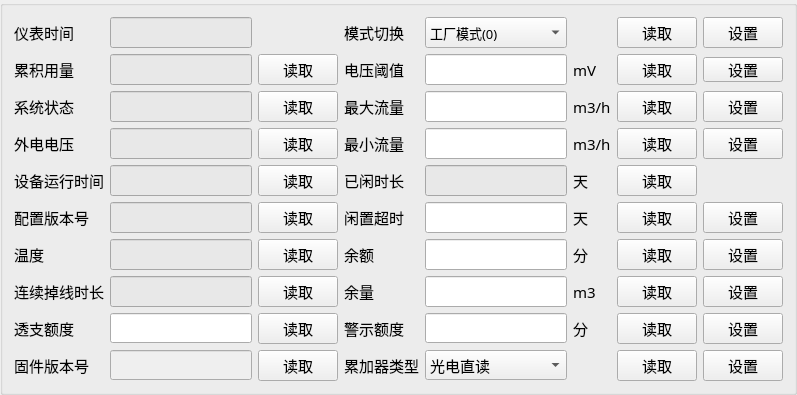
       <widget class="QGroupBox" name="groupBox_3">
        <property name="enabled">
         <bool>true</bool>
        </property>
        <property name="sizePolicy">
         <sizepolicy hsizetype="Expanding" vsizetype="Expanding">
          <horstretch>0</horstretch>
          <verstretch>0</verstretch>
         </sizepolicy>
        </property>
        <property name="font">
         <font>
          <family>Agency FB</family>
          <pointsize>11</pointsize>
         </font>
        </property>
        <property name="title">
         <string/>
        </property>
        <layout class="QGridLayout" name="gridLayout_7">
         <item row="2" column="0">
          <widget class="QLabel" name="label_14">
           <property name="sizePolicy">
            <sizepolicy hsizetype="Expanding" vsizetype="Expanding">
             <horstretch>0</horstretch>
             <verstretch>0</verstretch>
            </sizepolicy>
           </property>
           <property name="text">
            <string>系统状态</string>
           </property>
          </widget>
         </item>
         <item row="1" column="7">
          <widget class="QPushButton" name="BtnVth">
           <property name="sizePolicy">
            <sizepolicy hsizetype="Expanding" vsizetype="Expanding">
             <horstretch>0</horstretch>
             <verstretch>0</verstretch>
            </sizepolicy>
           </property>
           <property name="minimumSize">
            <size>
             <width>0</width>
             <height>0</height>
            </size>
           </property>
           <property name="maximumSize">
            <size>
             <width>100</width>
             <height>25</height>
            </size>
           </property>
           <property name="text">
            <string>设置</string>
           </property>
          </widget>
         </item>
         <item row="2" column="3">
          <widget class="QLabel" name="label_18">
           <property name="sizePolicy">
            <sizepolicy hsizetype="Expanding" vsizetype="Expanding">
             <horstretch>0</horstretch>
             <verstretch>0</verstretch>
            </sizepolicy>
           </property>
           <property name="text">
            <string>最大流量</string>
           </property>
          </widget>
         </item>
         <item row="2" column="4">
          <widget class="QLineEdit" name="MAX_FLOW_LE">
           <property name="sizePolicy">
            <sizepolicy hsizetype="Expanding" vsizetype="Expanding">
             <horstretch>0</horstretch>
             <verstretch>0</verstretch>
            </sizepolicy>
           </property>
          </widget>
         </item>
         <item row="2" column="1">
          <widget class="QLineEdit" name="SYS_ST_LE">
           <property name="sizePolicy">
            <sizepolicy hsizetype="Expanding" vsizetype="Expanding">
             <horstretch>0</horstretch>
             <verstretch>0</verstretch>
            </sizepolicy>
           </property>
           <property name="minimumSize">
            <size>
             <width>0</width>
             <height>0</height>
            </size>
           </property>
           <property name="styleSheet">
            <string notr="true">background-color: rgb(232, 232, 232);</string>
           </property>
           <property name="readOnly">
            <bool>true</bool>
           </property>
          </widget>
         </item>
         <item row="2" column="7">
          <widget class="QPushButton" name="MaxFlowBTN">
           <property name="sizePolicy">
            <sizepolicy hsizetype="Expanding" vsizetype="Expanding">
             <horstretch>0</horstretch>
             <verstretch>0</verstretch>
            </sizepolicy>
           </property>
           <property name="text">
            <string>设置</string>
           </property>
          </widget>
         </item>
         <item row="2" column="5">
          <widget class="QLabel" name="label_24">
           <property name="sizePolicy">
            <sizepolicy hsizetype="Expanding" vsizetype="Expanding">
             <horstretch>0</horstretch>
             <verstretch>0</verstretch>
            </sizepolicy>
           </property>
           <property name="text">
            <string>m3/h</string>
           </property>
          </widget>
         </item>
         <item row="3" column="0">
          <widget class="QLabel" name="label_5">
           <property name="sizePolicy">
            <sizepolicy hsizetype="Expanding" vsizetype="Expanding">
             <horstretch>0</horstretch>
             <verstretch>0</verstretch>
            </sizepolicy>
           </property>
           <property name="text">
            <string>外电电压</string>
           </property>
          </widget>
         </item>
         <item row="3" column="1">
          <widget class="QLineEdit" name="lineEV">
           <property name="sizePolicy">
            <sizepolicy hsizetype="Expanding" vsizetype="Expanding">
             <horstretch>0</horstretch>
             <verstretch>0</verstretch>
            </sizepolicy>
           </property>
           <property name="maximumSize">
            <size>
             <width>16777215</width>
             <height>16777215</height>
            </size>
           </property>
           <property name="styleSheet">
            <string notr="true">background-color: rgb(232, 232, 232);</string>
           </property>
           <property name="readOnly">
            <bool>true</bool>
           </property>
          </widget>
         </item>
         <item row="1" column="0">
          <widget class="QLabel" name="label_23">
           <property name="sizePolicy">
            <sizepolicy hsizetype="Expanding" vsizetype="Expanding">
             <horstretch>0</horstretch>
             <verstretch>0</verstretch>
            </sizepolicy>
           </property>
           <property name="text">
            <string>累积用量</string>
           </property>
          </widget>
         </item>
         <item row="1" column="3">
          <widget class="QLabel" name="label_4">
           <property name="text">
            <string>电压阈值</string>
           </property>
          </widget>
         </item>
         <item row="1" column="1">
          <widget class="QLineEdit" name="AllFlowLE">
           <property name="sizePolicy">
            <sizepolicy hsizetype="Expanding" vsizetype="Expanding">
             <horstretch>0</horstretch>
             <verstretch>0</verstretch>
            </sizepolicy>
           </property>
           <property name="styleSheet">
            <string notr="true">background-color: rgb(232, 232, 232);</string>
           </property>
          </widget>
         </item>
         <item row="1" column="5">
          <widget class="QLabel" name="label_3">
           <property name="sizePolicy">
            <sizepolicy hsizetype="Expanding" vsizetype="Expanding">
             <horstretch>0</horstretch>
             <verstretch>0</verstretch>
            </sizepolicy>
           </property>
           <property name="text">
            <string>mV</string>
           </property>
          </widget>
         </item>
         <item row="1" column="4">
          <widget class="QLineEdit" name="lineEVTh">
           <property name="sizePolicy">
            <sizepolicy hsizetype="Expanding" vsizetype="Expanding">
             <horstretch>0</horstretch>
             <verstretch>0</verstretch>
            </sizepolicy>
           </property>
          </widget>
         </item>
         <item row="3" column="3">
          <widget class="QLabel" name="label_20">
           <property name="sizePolicy">
            <sizepolicy hsizetype="Expanding" vsizetype="Expanding">
             <horstretch>0</horstretch>
             <verstretch>0</verstretch>
            </sizepolicy>
           </property>
           <property name="text">
            <string>最小流量</string>
           </property>
          </widget>
         </item>
         <item row="3" column="4">
          <widget class="QLineEdit" name="Min_Flow_LE">
           <property name="sizePolicy">
            <sizepolicy hsizetype="Expanding" vsizetype="Expanding">
             <horstretch>0</horstretch>
             <verstretch>0</verstretch>
            </sizepolicy>
           </property>
          </widget>
         </item>
         <item row="4" column="0">
          <widget class="QLabel" name="label_19">
           <property name="sizePolicy">
            <sizepolicy hsizetype="Expanding" vsizetype="Expanding">
             <horstretch>0</horstretch>
             <verstretch>0</verstretch>
            </sizepolicy>
           </property>
           <property name="text">
            <string>设备运行时间</string>
           </property>
          </widget>
         </item>
         <item row="3" column="7">
          <widget class="QPushButton" name="MinFlow_BTN">
           <property name="sizePolicy">
            <sizepolicy hsizetype="Expanding" vsizetype="Expanding">
             <horstretch>0</horstretch>
             <verstretch>0</verstretch>
            </sizepolicy>
           </property>
           <property name="text">
            <string>设置</string>
           </property>
          </widget>
         </item>
         <item row="3" column="5">
          <widget class="QLabel" name="label_25">
           <property name="sizePolicy">
            <sizepolicy hsizetype="Expanding" vsizetype="Expanding">
             <horstretch>0</horstretch>
             <verstretch>0</verstretch>
            </sizepolicy>
           </property>
           <property name="text">
            <string>m3/h</string>
           </property>
          </widget>
         </item>
         <item row="4" column="1">
          <widget class="QLineEdit" name="WorkingT_LE">
           <property name="sizePolicy">
            <sizepolicy hsizetype="Expanding" vsizetype="Expanding">
             <horstretch>0</horstretch>
             <verstretch>0</verstretch>
            </sizepolicy>
           </property>
           <property name="styleSheet">
            <string notr="true">background-color: rgb(232, 232, 232);</string>
           </property>
           <property name="readOnly">
            <bool>true</bool>
           </property>
          </widget>
         </item>
         <item row="4" column="3">
          <widget class="QLabel" name="label_35">
           <property name="sizePolicy">
            <sizepolicy hsizetype="Expanding" vsizetype="Expanding">
             <horstretch>0</horstretch>
             <verstretch>0</verstretch>
            </sizepolicy>
           </property>
           <property name="text">
            <string>已闲时长</string>
           </property>
          </widget>
         </item>
         <item row="5" column="0">
          <widget class="QLabel" name="label_17">
           <property name="sizePolicy">
            <sizepolicy hsizetype="Expanding" vsizetype="Expanding">
             <horstretch>0</horstretch>
             <verstretch>0</verstretch>
            </sizepolicy>
           </property>
           <property name="text">
            <string>配置版本号</string>
           </property>
          </widget>
         </item>
         <item row="4" column="4">
          <widget class="QLineEdit" name="IdledTs_LE">
           <property name="sizePolicy">
            <sizepolicy hsizetype="Expanding" vsizetype="Expanding">
             <horstretch>0</horstretch>
             <verstretch>0</verstretch>
            </sizepolicy>
           </property>
           <property name="styleSheet">
            <string notr="true">background-color: rgb(232, 232, 232);</string>
           </property>
           <property name="readOnly">
            <bool>true</bool>
           </property>
          </widget>
         </item>
         <item row="4" column="5">
          <widget class="QLabel" name="label_38">
           <property name="sizePolicy">
            <sizepolicy hsizetype="Expanding" vsizetype="Expanding">
             <horstretch>0</horstretch>
             <verstretch>0</verstretch>
            </sizepolicy>
           </property>
           <property name="text">
            <string>天</string>
           </property>
          </widget>
         </item>
         <item row="5" column="3">
          <widget class="QLabel" name="label_21">
           <property name="sizePolicy">
            <sizepolicy hsizetype="Expanding" vsizetype="Expanding">
             <horstretch>0</horstretch>
             <verstretch>0</verstretch>
            </sizepolicy>
           </property>
           <property name="text">
            <string>闲置超时</string>
           </property>
          </widget>
         </item>
         <item row="5" column="4">
          <widget class="QLineEdit" name="IdleT_LE">
           <property name="sizePolicy">
            <sizepolicy hsizetype="Expanding" vsizetype="Expanding">
             <horstretch>0</horstretch>
             <verstretch>0</verstretch>
            </sizepolicy>
           </property>
          </widget>
         </item>
         <item row="5" column="5">
          <widget class="QLabel" name="label_26">
           <property name="sizePolicy">
            <sizepolicy hsizetype="Expanding" vsizetype="Expanding">
             <horstretch>0</horstretch>
             <verstretch>0</verstretch>
            </sizepolicy>
           </property>
           <property name="text">
            <string>天</string>
           </property>
          </widget>
         </item>
         <item row="5" column="1">
          <widget class="QLineEdit" name="SEV_Version_LE">
           <property name="sizePolicy">
            <sizepolicy hsizetype="Expanding" vsizetype="Expanding">
             <horstretch>0</horstretch>
             <verstretch>0</verstretch>
            </sizepolicy>
           </property>
           <property name="styleSheet">
            <string notr="true">background-color: rgb(232, 232, 232);</string>
           </property>
           <property name="readOnly">
            <bool>true</bool>
           </property>
          </widget>
         </item>
         <item row="6" column="1">
          <widget class="QLineEdit" name="Temp_LE">
           <property name="sizePolicy">
            <sizepolicy hsizetype="Expanding" vsizetype="Expanding">
             <horstretch>0</horstretch>
             <verstretch>0</verstretch>
            </sizepolicy>
           </property>
           <property name="styleSheet">
            <string notr="true">background-color: rgb(232, 232, 232);</string>
           </property>
           <property name="readOnly">
            <bool>true</bool>
           </property>
          </widget>
         </item>
         <item row="6" column="0">
          <widget class="QLabel" name="label_22">
           <property name="sizePolicy">
            <sizepolicy hsizetype="Expanding" vsizetype="Expanding">
             <horstretch>0</horstretch>
             <verstretch>0</verstretch>
            </sizepolicy>
           </property>
           <property name="text">
            <string>温度</string>
           </property>
          </widget>
         </item>
         <item row="6" column="4">
          <widget class="QLineEdit" name="Alarm_Bal_LE">
           <property name="sizePolicy">
            <sizepolicy hsizetype="Expanding" vsizetype="Expanding">
             <horstretch>0</horstretch>
             <verstretch>0</verstretch>
            </sizepolicy>
           </property>
           <property name="styleSheet">
            <string notr="true"/>
           </property>
           <property name="readOnly">
            <bool>false</bool>
           </property>
          </widget>
         </item>
         <item row="6" column="3">
          <widget class="QLabel" name="label_15">
           <property name="sizePolicy">
            <sizepolicy hsizetype="Expanding" vsizetype="Expanding">
             <horstretch>0</horstretch>
             <verstretch>0</verstretch>
            </sizepolicy>
           </property>
           <property name="text">
            <string>余额</string>
           </property>
          </widget>
         </item>
         <item row="5" column="7">
          <widget class="QPushButton" name="IdleT_BTN">
           <property name="sizePolicy">
            <sizepolicy hsizetype="Expanding" vsizetype="Expanding">
             <horstretch>0</horstretch>
             <verstretch>0</verstretch>
            </sizepolicy>
           </property>
           <property name="text">
            <string>设置</string>
           </property>
          </widget>
         </item>
         <item row="6" column="7">
          <widget class="QPushButton" name="AlarmFlow_BTN">
           <property name="sizePolicy">
            <sizepolicy hsizetype="Expanding" vsizetype="Expanding">
             <horstretch>0</horstretch>
             <verstretch>0</verstretch>
            </sizepolicy>
           </property>
           <property name="text">
            <string>设置</string>
           </property>
          </widget>
         </item>
         <item row="7" column="0">
          <widget class="QLabel" name="label_28">
           <property name="sizePolicy">
            <sizepolicy hsizetype="Expanding" vsizetype="Expanding">
             <horstretch>0</horstretch>
             <verstretch>0</verstretch>
            </sizepolicy>
           </property>
           <property name="text">
            <string>连续掉线时长</string>
           </property>
          </widget>
         </item>
         <item row="7" column="1">
          <widget class="QLineEdit" name="DropTimeLE">
           <property name="sizePolicy">
            <sizepolicy hsizetype="Expanding" vsizetype="Expanding">
             <horstretch>0</horstretch>
             <verstretch>0</verstretch>
            </sizepolicy>
           </property>
           <property name="styleSheet">
            <string notr="true">background-color: rgb(232, 232, 232);</string>
           </property>
           <property name="readOnly">
            <bool>true</bool>
           </property>
          </widget>
         </item>
         <item row="7" column="4">
          <widget class="QLineEdit" name="Alarm_Gas_LE">
           <property name="sizePolicy">
            <sizepolicy hsizetype="Expanding" vsizetype="Expanding">
             <horstretch>0</horstretch>
             <verstretch>0</verstretch>
            </sizepolicy>
           </property>
           <property name="styleSheet">
            <string notr="true"/>
           </property>
           <property name="readOnly">
            <bool>false</bool>
           </property>
          </widget>
         </item>
         <item row="7" column="3">
          <widget class="QLabel" name="label_16">
           <property name="sizePolicy">
            <sizepolicy hsizetype="Expanding" vsizetype="Expanding">
             <horstretch>0</horstretch>
             <verstretch>0</verstretch>
            </sizepolicy>
           </property>
           <property name="text">
            <string>余量</string>
           </property>
          </widget>
         </item>
         <item row="7" column="5">
          <widget class="QLabel" name="label_10">
           <property name="sizePolicy">
            <sizepolicy hsizetype="Expanding" vsizetype="Expanding">
             <horstretch>0</horstretch>
             <verstretch>0</verstretch>
            </sizepolicy>
           </property>
           <property name="text">
            <string>m3</string>
           </property>
          </widget>
         </item>
         <item row="8" column="3">
          <widget class="QLabel" name="label_41">
           <property name="text">
            <string>警示额度</string>
           </property>
          </widget>
         </item>
         <item row="7" column="7">
          <widget class="QPushButton" name="Balance_BTN">
           <property name="sizePolicy">
            <sizepolicy hsizetype="Expanding" vsizetype="Expanding">
             <horstretch>0</horstretch>
             <verstretch>0</verstretch>
            </sizepolicy>
           </property>
           <property name="text">
            <string>设置</string>
           </property>
          </widget>
         </item>
         <item row="6" column="5">
          <widget class="QLabel" name="label_40">
           <property name="text">
            <string>分</string>
           </property>
          </widget>
         </item>
         <item row="8" column="5">
          <widget class="QLabel" name="label_42">
           <property name="text">
            <string>分</string>
           </property>
          </widget>
         </item>
         <item row="8" column="4">
          <widget class="QLineEdit" name="lineEdit"/>
         </item>
         <item row="8" column="0">
          <widget class="QLabel" name="label_43">
           <property name="text">
            <string>透支额度</string>
           </property>
          </widget>
         </item>
         <item row="8" column="1">
          <widget class="QLineEdit" name="lineEdit_2"/>
         </item>
         <item row="5" column="2">
          <widget class="QPushButton" name="RD_FIRMWARE_VERSION_BTN">
           <property name="text">
            <string>读取</string>
           </property>
          </widget>
         </item>
         <item row="6" column="2">
          <widget class="QPushButton" name="RD_TEMP_BTN">
           <property name="text">
            <string>读取</string>
           </property>
          </widget>
         </item>
         <item row="7" column="2">
          <widget class="QPushButton" name="RD_OFFLINE_TIME_BTN">
           <property name="text">
            <string>读取</string>
           </property>
          </widget>
         </item>
         <item row="0" column="0">
          <widget class="QLabel" name="label_39">
           <property name="sizePolicy">
            <sizepolicy hsizetype="Expanding" vsizetype="Expanding">
             <horstretch>0</horstretch>
             <verstretch>0</verstretch>
            </sizepolicy>
           </property>
           <property name="text">
            <string>仪表时间</string>
           </property>
          </widget>
         </item>
         <item row="0" column="3">
          <widget class="QLabel" name="label_13">
           <property name="text">
            <string>模式切换</string>
           </property>
          </widget>
         </item>
         <item row="0" column="1">
          <widget class="QLineEdit" name="Device_timeLE">
           <property name="sizePolicy">
            <sizepolicy hsizetype="Expanding" vsizetype="Expanding">
             <horstretch>0</horstretch>
             <verstretch>0</verstretch>
            </sizepolicy>
           </property>
           <property name="styleSheet">
            <string notr="true">background-color: rgb(232, 232, 232);</string>
           </property>
           <property name="text">
            <string/>
           </property>
          </widget>
         </item>
         <item row="0" column="4">
          <widget class="QComboBox" name="ModleChgCBB">
           <property name="sizePolicy">
            <sizepolicy hsizetype="Preferred" vsizetype="Expanding">
             <horstretch>0</horstretch>
             <verstretch>0</verstretch>
            </sizepolicy>
           </property>
           <property name="font">
            <font>
             <pointsize>10</pointsize>
            </font>
           </property>
           <item>
            <property name="text">
             <string>工厂模式(0)</string>
            </property>
           </item>
           <item>
            <property name="text">
             <string>出厂模式(1)</string>
            </property>
           </item>
           <item>
            <property name="text">
             <string>用户模式(2)</string>
            </property>
           </item>
          </widget>
         </item>
         <item row="0" column="7">
          <widget class="QPushButton" name="ModleBTN">
           <property name="sizePolicy">
            <sizepolicy hsizetype="Minimum" vsizetype="Expanding">
             <horstretch>0</horstretch>
             <verstretch>0</verstretch>
            </sizepolicy>
           </property>
           <property name="text">
            <string>设置</string>
           </property>
          </widget>
         </item>
         <item row="3" column="2">
          <widget class="QPushButton" name="RD_EXTERNAL_V">
           <property name="text">
            <string>读取</string>
           </property>
          </widget>
         </item>
         <item row="4" column="2">
          <widget class="QPushButton" name="RD_RUNNIN_TIME_BTN">
           <property name="text">
            <string>读取</string>
           </property>
          </widget>
         </item>
         <item row="3" column="6">
          <widget class="QPushButton" name="RD_MIN_FLOW_BTN">
           <property name="text">
            <string>读取</string>
           </property>
          </widget>
         </item>
         <item row="1" column="6">
          <widget class="QPushButton" name="RD_THRESHOLD_BTN">
           <property name="text">
            <string>读取</string>
           </property>
          </widget>
         </item>
         <item row="2" column="6">
          <widget class="QPushButton" name="RD_MAX_FLOW_BTN">
           <property name="text">
            <string>读取</string>
           </property>
          </widget>
         </item>
         <item row="8" column="2">
          <widget class="QPushButton" name="RD_OVERDRAFT_BTN">
           <property name="text">
            <string>读取</string>
           </property>
          </widget>
         </item>
         <item row="5" column="6">
          <widget class="QPushButton" name="RD_ILDE_OVERTIME_BTN">
           <property name="text">
            <string>读取</string>
           </property>
          </widget>
         </item>
         <item row="4" column="6">
          <widget class="QPushButton" name="RD_IDLE_TIME_BTN">
           <property name="text">
            <string>读取</string>
           </property>
          </widget>
         </item>
         <item row="6" column="6">
          <widget class="QPushButton" name="RD_BALANCE_BTN">
           <property name="text">
            <string>读取</string>
           </property>
          </widget>
         </item>
         <item row="7" column="6">
          <widget class="QPushButton" name="RD_REMAINGAS_BTN">
           <property name="text">
            <string>读取</string>
           </property>
          </widget>
         </item>
         <item row="8" column="6">
          <widget class="QPushButton" name="RD_ALARM_BALANCE_BTN">
           <property name="text">
            <string>读取</string>
           </property>
          </widget>
         </item>
         <item row="0" column="6">
          <widget class="QPushButton" name="RD_MODEL_BTN">
           <property name="text">
            <string>读取</string>
           </property>
          </widget>
         </item>
         <item row="9" column="2">
          <widget class="QPushButton" name="FIRMWARE_VERSION_BTN">
           <property name="text">
            <string>读取</string>
           </property>
          </widget>
         </item>
         <item row="9" column="0">
          <widget class="QLabel" name="label_44">
           <property name="text">
            <string>固件版本号</string>
           </property>
          </widget>
         </item>
         <item row="9" column="1">
          <widget class="QLineEdit" name="FIRMWARE_VERSION_LE">
           <property name="enabled">
            <bool>false</bool>
           </property>
          </widget>
         </item>
         <item row="9" column="4">
          <widget class="QComboBox" name="TOTALIZER_STYLE_CB">
           <item>
            <property name="text">
             <string>光电直读</string>
            </property>
           </item>
           <item>
            <property name="text">
             <string>干簧管</string>
            </property>
           </item>
          </widget>
         </item>
         <item row="9" column="3">
          <widget class="QLabel" name="label_45">
           <property name="text">
            <string>累加器类型</string>
           </property>
          </widget>
         </item>
         <item row="1" column="2">
          <widget class="QPushButton" name="RD_MTRLGC_DATA_BTN">
           <property name="text">
            <string>读取</string>
           </property>
          </widget>
         </item>
         <item row="2" column="2">
          <widget class="QPushButton" name="SYS_STATUS_BTN">
           <property name="text">
            <string>读取</string>
           </property>
          </widget>
         </item>
         <item row="9" column="6">
          <widget class="QPushButton" name="pushButton_6">
           <property name="text">
            <string>读取</string>
           </property>
          </widget>
         </item>
         <item row="9" column="7">
          <widget class="QPushButton" name="pushButton_7">
           <property name="text">
            <string>设置</string>
           </property>
          </widget>
         </item>
         <item row="8" column="7">
          <widget class="QPushButton" name="pushButton_8">
           <property name="text">
            <string>设置</string>
           </property>
          </widget>
         </item>
        </layout>
       </widget>
